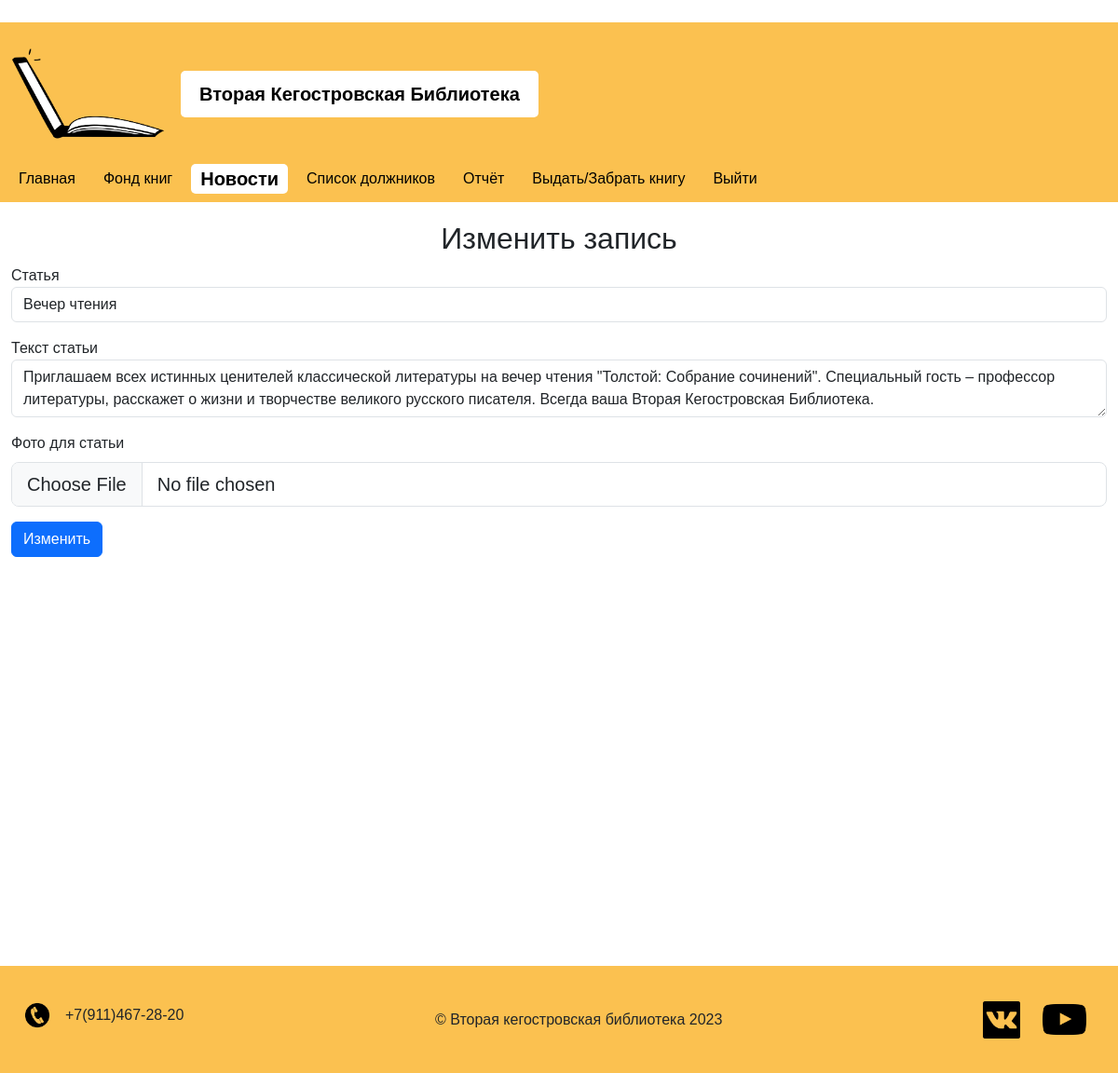
/edit/3/ (signed in), run on the app's committed database.
### library/models.py (models this page shows, shortened)
class News_paper(models.Model):
    News_DateOfPub = models.DateField(auto_now_add=True, null=True)
    News_Article = models.TextField()
    News_TitleOfArticle = models.CharField(max_length=40)
    News_ArticleAuthor = models.CharField(max_length=80)
    News_Photo = models.ImageField(upload_to='media/posts/', default='media/default_post.jpg')

### library/views.py (the view)
# urls.py: path('edit/<int:news_id>/', views.edit_news, name='edit_news'),
@login_required(login_url='manager_login')
def edit_news(request, news_id):
    active_item = '�������'
    for item in menu:
        if item['title'].lower() == active_item.lower():
            item['active'] = True
        else:
            item['active'] = False
    news = get_object_or_404(News_paper, id=news_id)
    if request.method == 'POST':
        form = NewsForm(request.POST, request.FILES, instance=news)
        if form.is_valid():
            form.save()
            return redirect('news')
    else:
        form = NewsForm(instance=news)
    context={
        'menu': menu,
        'form': form
        }
    if not request.user.is_stuff:
        return redirect('permission_denied')
    return render(request, 'manager/edit_news.html', context=context)

### library/forms.py
class NewsForm(forms.ModelForm):
    class Meta:
        model = News_paper
        fields = '__all__'

### library/templates/manager/edit_news.html (shortened to what this page needs)
﻿{% extends 'base.html' %}
{% block content %}
<link href="https://cdn.jsdelivr.net/npm/bootstrap@5.3.0/dist/css/bootstrap.min.css" rel="stylesheet">
<div class="container-fluid">
    <div class="row">
        <div class="col">
            <h2 style="text-align:center">Изменить запись</h2>
            <form id="report-form" method="POST" action="{% url 'report' %}" enctype="multipart/form-data">
                <div class="mb-3">
                    <div class="form-group">
                        <label for="id_News_Article">Статья</label>
                        <input type="text" class="form-control" id="id_News_Article" name="News_Article" value="{{ form.News_TitleOfArticle.value }}" required>
                    </div>
                </div>
                <div class="mb-3">
                    <div class="form-group">
                        <label for="id_News_TitleOfArticle">Текст статьи</label>
                        <textarea class="form-control" id="id_News_TitleOfArticle" name="News_TitleOfArticle" required>{{ form.News_Article.value }}</textarea>
                    </div>
                </div>
                <div class="mb-3">
                    <div class="form-group">
                        <label for="id_News_Photo" class="form-label">Фото для статьи</label>
                        <input type="file" class="form-control form-control-lg" id="id_News_Photo" name="News_Photo" required>
                    </div>
                </div>
                <button type="submit" class="btn btn-primary">Изменить</button>
            </form>
        </div>
    </div>
</div>
{% endblock %}

### library/static/css/styles_base.css (style rules this page uses)
body { font-family: Arial, sans-serif !important; margin: 0; padding: 0; }

### data on the page
News_paper: News_Article "Вечер чтения", News_TitleOfArticle "Приглашаем всех истинных ценителей классической литературы на вечер чтения \"Толстой: Собрание сочинений\". Специальный гость – профессор литературы, расскажет о жизни и творчестве великого русского писателя. Всегда ваша Вторая Кегостровская Библиотека."

### other printed values
{{ i.title }} "Главная" "Фонд книг" "Новости" "Список должников" "Отчёт" "Выдать/Забрать книгу" "Выйти"
